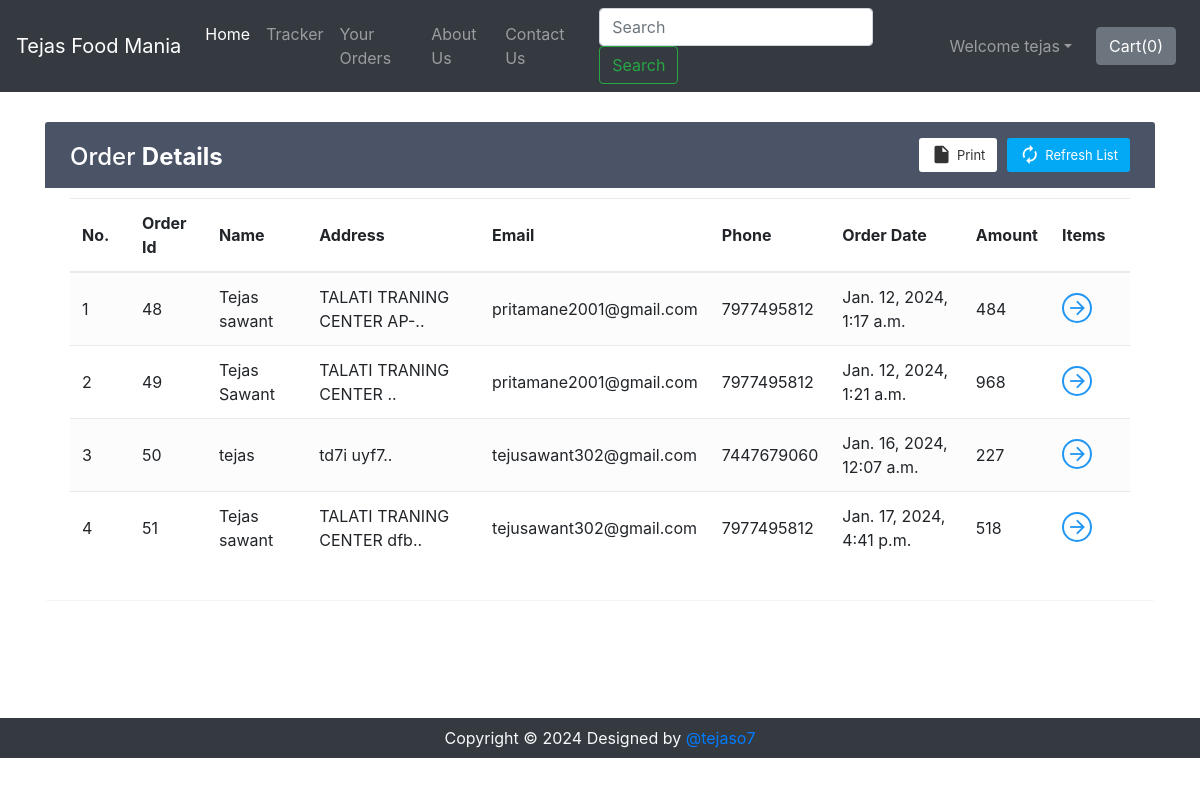
/shop/orderView/ (signed in), run on the app's committed database.
### shop/models.py (models this page shows)
class Orders(models.Model):
    order_id = models.AutoField(primary_key=True)
    items_json = models.CharField(max_length=5000)
    userId = models.IntegerField(default=0)
    amount = models.IntegerField(default=0)
    name = models.CharField(max_length=90)
    email = models.CharField(max_length=111)
    address = models.CharField(max_length=111)
    city = models.CharField(max_length=111)
    state = models.CharField(max_length=111)
    zip_code = models.CharField(max_length=111)
    phone = models.CharField(max_length=111, default="")
    timestamp = models.DateTimeField(default=timezone.now)

### shop/views.py (the view)
# urls.py: path('orderView/', views.orderView, name="orderView"),
def orderView(request):
    if request.user.is_authenticated:
        current_user = request.user
        orderHistory = Orders.objects.filter(userId=current_user.id)
        if len(orderHistory) == 0:
            messages.info(request, "You have not ordered.")
            return render(request, 'shop/orderView.html')
        return render(request, 'shop/orderView.html', {'orderHistory': orderHistory})
    return render(request, 'shop/orderView.html')

### shop/templates/shop/orderView.html (shortened to what this page needs)
{% extends 'shop/basic.html' %}
{% block body %}
{% if user.is_authenticated %}
<div class="container" id="cont">
    <div class="table-wrapper">
        <div class="table-title">
            <div class="row">
                <div class="col-sm-4">
                    <h2>Order <b>Details</b></h2>
                </div>
                <div class="col-sm-8">
                    <a href="" class="btn btn-primary"><i class="material-icons">&#xE863;</i> <span>Refresh List</span></a>
                    <a href="#" onclick="window.print()" class="btn btn-info"><i class="material-icons">&#xE24D;</i> <span>Print</span></a>
                </div>
            </div>
        </div>
        <table class="table table-striped table-hover">
            <thead>
                <tr>
                    <th>No.</th>
                    <th>Order Id</th>
                    <th>Name</th>
                    <th>Address</th>
                    <th>Email</th>
                    <th>Phone</th>
                    <th>Order Date</th>
                    <th>Amount</th>
                    <th>Items</th>
                </tr>
            </thead>
            <tbody>
                {% for i in orderHistory %}
                <tr>
                    <td class="count"></td>
                    <td>{{i.order_id}}</td>
                    <td>{{i.name}}</td>
                    <td data-toggle="tooltip" title="{{i.address}}">{{i.address|slice:"0:25"}}..</td>
                    <td>{{i.email}}</td>
                    <td>{{i.phone}}</td>
                    <td>{{i.timestamp}}</td>
                    <td>{{i.amount}}</td>
                    <td><a href="#" id="click{{i.order_id}}" class="view" title="View Details"><i class="material-icons">&#xE5C8;</i></a></td>
                </tr>
                {% endfor %}
            </tbody>
        </table>
    </div>
</div>
{% else %}
    <div id="cont2">
        <div class="alert alert-info">
            <font style="font-size:22px"><center>You need to <strong><a class="alert-link" data-toggle="modal" data-target="#loginModal">Login</a></strong></center></font>
        </div>
    </div>
{% endif %}
{% endblock %}

### shop/templates/shop/basic.html (shortened to what this page needs)
<!doctype html>
<html lang="en">
  <head>
    <link rel="stylesheet" href="https://stackpath.bootstrapcdn.com/bootstrap/4.2.1/css/bootstrap.min.css">
    <link rel="stylesheet" href="https://stackpath.bootstrapcdn.com/bootstrap/4.3.1/css/bootstrap.min.css">
    <link rel="stylesheet" href="https://use.fontawesome.com/releases/v5.8.2/css/all.css">
  </head>
  <body>
    <nav class="navbar navbar-expand-lg navbar-dark bg-dark">
      <a class="navbar-brand" href="/shop">Tejas Food Mania</a>
      <div class="collapse navbar-collapse" id="navbarSupportedContent">
        <ul class="navbar-nav mr-auto">
          <li class="nav-item active">
            <a class="nav-link" href="/shop">Home <span class="sr-only">(current)</span></a>
          </li>
          <li class="nav-item">
            <a class="nav-link" href="/shop/tracker">Tracker</a>
          </li>
          <li class="nav-item">
            <a class="nav-link" href="/shop/orderView/">Your Orders</a>
          </li>
          <li class="nav-item">
            <a class="nav-link" href="/shop/about">About Us</a>
          </li>
          <li class="nav-item">
            <a class="nav-link" href="/shop/contact">Contact Us</a>
          </li>
        </ul>
        <form method="get" action="/shop/search" class="form-inline my-2 my-lg-0 mx-3">
          <input class="form-control mr-sm-2" type="search" name="search" id="search" placeholder="Search" aria-label="Search" required>
          <button class="btn btn-outline-success my-2 my-sm-0" type="submit">Search</button>
        </form>
        {% if user.is_authenticated %}
        <ul class="navbar-nav mr-2">
          <li class="nav-item dropdown">
            <a class="nav-link dropdown-toggle" href='#' id="navbarDropdown" role="button" data-toggle="dropdown"> Welcome {{request.user}}</a>
          </li>
        </ul>
        {% else %}
        <button type="button" class="btn btn-success mx-2" data-toggle="modal" data-target="#loginModal">Login</button>
        <button type="button" class="btn btn-success mx-2" data-toggle="modal" data-target="#signupModal">SignUp</button>
        {% endif %}
        <button type="button" class="btn btn-secondary mx-2" id="popcart" data-container="body" data-html="true" data-toggle="popover" title="MyCart" data-placement="bottom" data-content="Bottom popover">
          Cart(<span id="cart">0</span>)
        </button>
      </div>
    </nav>
    {% block body %} {% endblock %}
    <div class="footer container-fluid bg-dark text-light">
        <p class="text-center py-2 mb-0">Copyright © 2024 Designed by <a href="https://github.com/tejaso7" target="_blank" rel="noopener noreferrer">@tejaso7</a></p>
    </div>
  </body>
</html>

### data on the page
Orders: order_id "48", name "Tejas sawant", address "TALATI TRANING CENTER AP-", email "pritamane2001@gmail.com", phone "7977495812", timestamp "Jan. 12, 2024, 1:17 a.m.", amount "484"
Orders: order_id "49", name "Tejas Sawant", address "TALATI TRANING CENTER", email "pritamane2001@gmail.com", phone "7977495812", timestamp "Jan. 12, 2024, 1:21 a.m.", amount "968"
Orders: order_id "50", name "tejas", address "td7i uyf7", email "tejusawant302@gmail.com", phone "7447679060", timestamp "Jan. 16, 2024, 12:07 a.m.", amount "227"
Orders: order_id "51", name "Tejas sawant", address "TALATI TRANING CENTER dfb", email "tejusawant302@gmail.com", phone "7977495812", timestamp "Jan. 17, 2024, 4:41 p.m.", amount "518"

### other printed values
{{ request.user }} "tejas"
